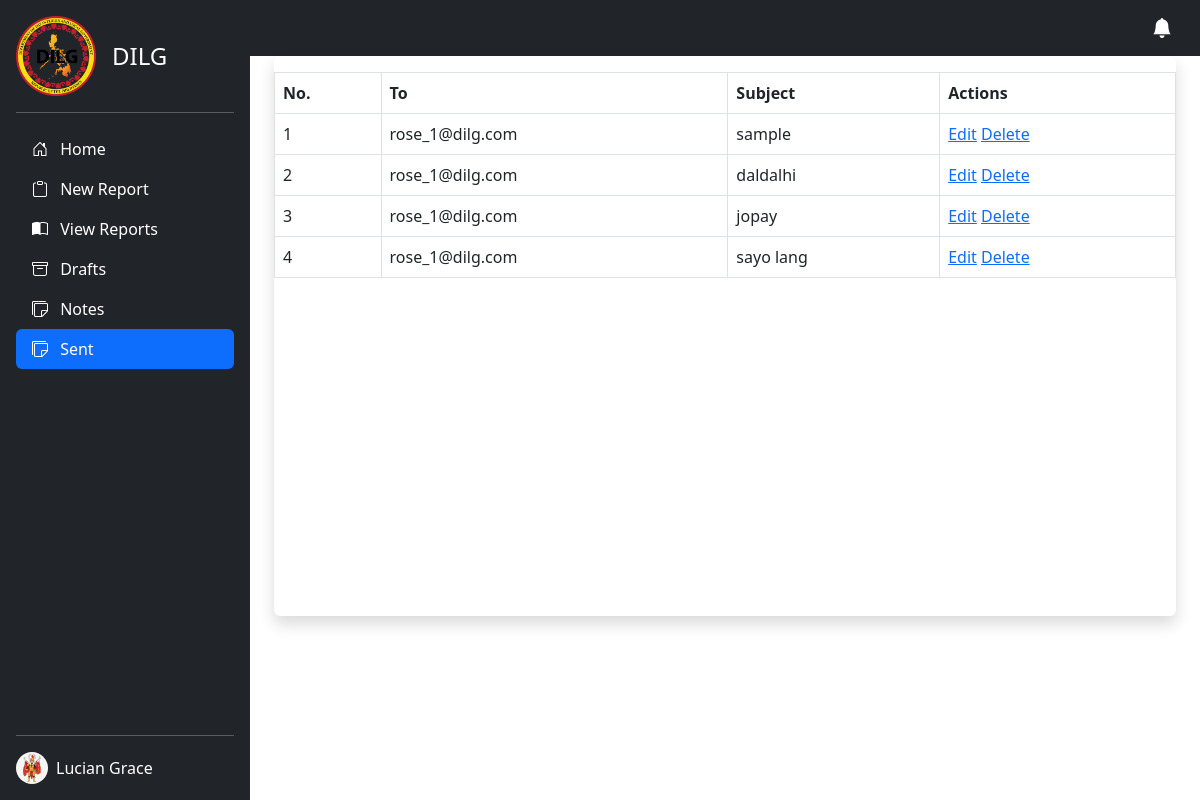
The page /admin/sent.php (signed in) on the database as committed earlier.
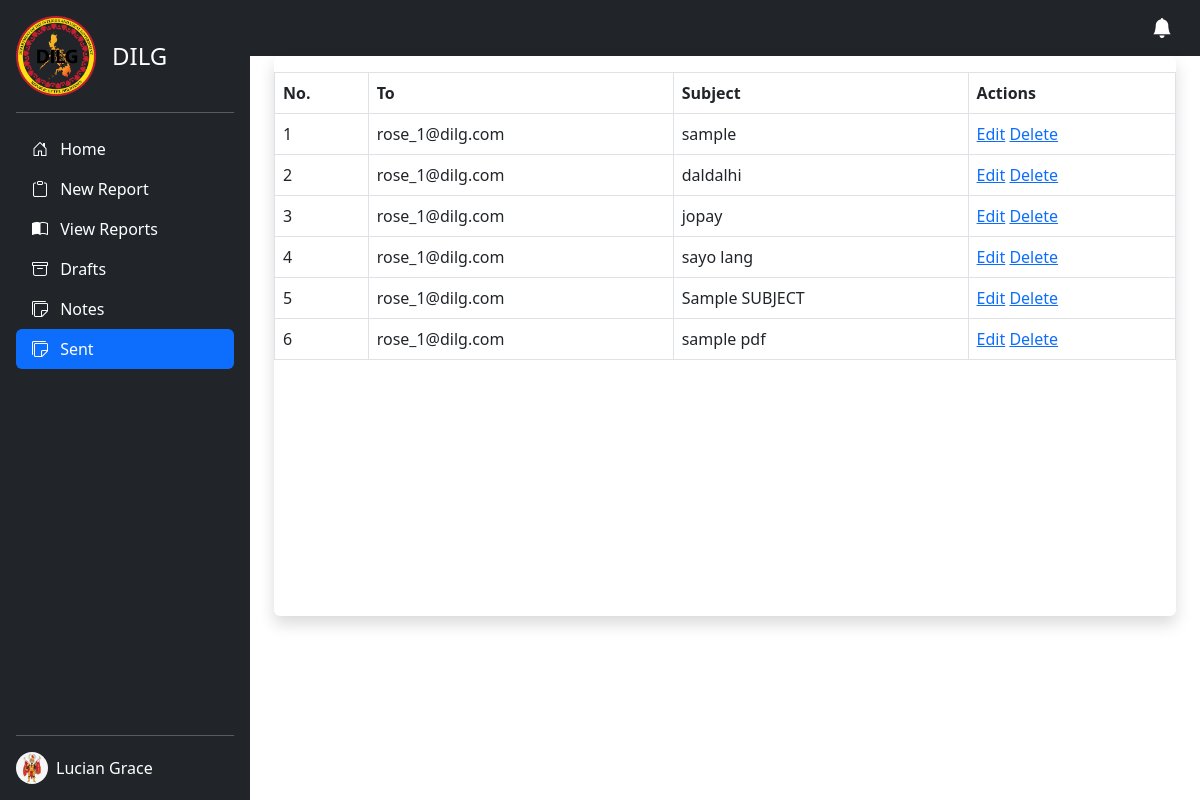
The same page on the database as committed later.
### tables this page shows
CREATE TABLE `sent` (
  `id` int(11) NOT NULL,
  `user_id` varchar(50) NOT NULL,
  `report_id` varchar(50) NOT NULL,
  `from_user` varchar(50) NOT NULL,
  `to_user` varchar(50) NOT NULL,
  `barangay` varchar(10000) NOT NULL,
  `subject` varchar(50) NOT NULL,
  `opr` varchar(100) NOT NULL,
  `message` longtext NOT NULL,
  `duration` varchar(50) NOT NULL,
  `pdf_files` blob NOT NULL,
  `status` int(225) NOT NULL,
  `notif_status` int(11) NOT NULL,
  `date_start` datetime NOT NULL,
  `date_end` datetime NOT NULL,
  `deadline` int(11) NOT NULL,
  `date_created` date NOT NULL,
  `time_created` time NOT NULL,
  `date_updated` date NOT NULL,
  `time_updated` time NOT NULL
);

### admin/sent.php (the view, shortened to what the changed rows need)
<?php
include 'images.php';
$email = $_SESSION['username'];
?>
<!DOCTYPE html>
<html lang="en">
<head>
    <link href="https://cdn.jsdelivr.net/npm/bootstrap@5.3.0-alpha1/dist/css/bootstrap.min.css" rel="stylesheet">
    <link rel="stylesheet" href="https://cdnjs.cloudflare.com/ajax/libs/bootstrap-icons/1.10.3/font/bootstrap-icons.min.css" />
</head>
<body>
    <main class="d-flex">
        <div class="container-fluid p-0">
            <div class="card shadow py-3 mx-4" style="border: none; min-height: 35rem;">
                <table class="table table-bordered" id="data">
                    <thead>
                        <tr>
                            <th>No.</th>
                            <th>To</th>
                            <th>Subject</th>
                            <th>Actions</th>
                        </tr>
                    </thead>
                    <tbody>
                        <?php
                        $sql = "SELECT * FROM sent WHERE from_user ='$email'";
                        $run = mysqli_query($conn, $sql);
                        if (mysqli_num_rows($run) > 0) {
                            $count = 0;
                            foreach ($run as $row) {
                                $report_id = $row['report_id'];
                                $ciphering = "AES-128-CTR";
                                $options = 0;
                                $encryption_iv = '1234567891011121';
                                $encryption_key = "TeamAgnat";
                                $encryption = openssl_encrypt(
                                    $report_id,
                                    $ciphering,
                                    $encryption_key,
                                    $options,
                                    $encryption_iv
                                );
                                $view_link = "view-sent.php?rid=" . $encryption;
                                $edit_link = "edit-sent.php?rid=" . $encryption;
                                $delete_link = "delete-sent.php?rid=" . $encryption;
                                $count++;
                        ?>
                                <tr class="clickable-row" data-href="<?php echo $view_link ?>" style="cursor:pointer;">
                                    <td><?php echo $count; ?></td>
                                    <td><?php echo $row['from_user'] ?></td>
                                    <td><?php echo $row['subject'] ?></td>
                                    <td>
                                        <a href="<?php echo $edit_link ?>">Edit</a>
                                        <a href="<?php echo $delete_link ?>" onClick="return confirm('Delete This report?')">Delete</a>
                                    </td>
                                </tr>
                        <?php
                            }
                        }
                        ?>
                    </tbody>
                </table>
            </div>
        </div>
    </main>
</body>
</html>

Rows that differ between the two databases and show on the page:
added sent: from_user "rose_1@dilg.com", subject "Sample SUBJECT"
added sent: from_user "rose_1@dilg.com", subject "sample pdf"
